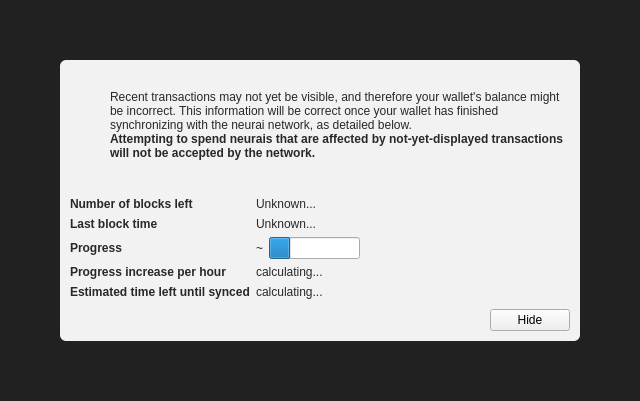
<?xml version="1.0" encoding="UTF-8"?>
<ui version="4.0">
 <class>ModalOverlay</class>
 <widget class="ModalOverlay" name="ModalOverlay">
  <property name="geometry">
   <rect>
    <x>0</x>
    <y>0</y>
    <width>640</width>
    <height>401</height>
   </rect>
  </property>
  <property name="windowTitle">
   <string>Form</string>
  </property>
  <layout class="QVBoxLayout" name="verticalLayout" stretch="0">
   <property name="sizeConstraint">
    <enum>QLayout::SetDefaultConstraint</enum>
   </property>
   <property name="leftMargin">
    <number>0</number>
   </property>
   <property name="topMargin">
    <number>0</number>
   </property>
   <property name="rightMargin">
    <number>0</number>
   </property>
   <property name="bottomMargin">
    <number>0</number>
   </property>
   <item>
    <widget class="QWidget" name="bgWidget" native="true">
     <property name="styleSheet">
      <string notr="true">#bgWidget { background: rgba(0,0,0,220); }</string>
     </property>
     <layout class="QVBoxLayout" name="verticalLayoutMain" stretch="1">
      <property name="leftMargin">
       <number>60</number>
      </property>
      <property name="topMargin">
       <number>60</number>
      </property>
      <property name="rightMargin">
       <number>60</number>
      </property>
      <property name="bottomMargin">
       <number>60</number>
      </property>
      <item>
       <widget class="QWidget" name="contentWidget" native="true">
        <property name="styleSheet">
         <string notr="true">#contentWidget { background: rgba(255,255,255,240); border-radius: 6px; }

QLabel { color: rgb(40,40,40);  }</string>
        </property>
        <layout class="QVBoxLayout" name="verticalLayoutSub" stretch="1,0,0,0">
         <property name="spacing">
          <number>0</number>
         </property>
         <property name="leftMargin">
          <number>10</number>
         </property>
         <property name="topMargin">
          <number>10</number>
         </property>
         <property name="rightMargin">
          <number>10</number>
         </property>
         <property name="bottomMargin">
          <number>10</number>
         </property>
         <item>
          <layout class="QHBoxLayout" name="horizontalLayoutIconText" stretch="0,1">
           <property name="topMargin">
            <number>20</number>
           </property>
           <item>
            <layout class="QVBoxLayout" name="verticalLayoutIcon">
             <property name="leftMargin">
              <number>0</number>
             </property>
             <item>
              <widget class="QPushButton" name="warningIcon">
               <property name="enabled">
                <bool>false</bool>
               </property>
               <property name="text">
                <string/>
               </property>
               <property name="icon">
                <iconset>
                 <normaloff>:/icons/warning</normaloff>
                 <disabledoff>:/icons/warning</disabledoff>:/icons/warning</iconset>
               </property>
               <property name="iconSize">
                <size>
                 <width>48</width>
                 <height>48</height>
                </size>
               </property>
               <property name="flat">
                <bool>true</bool>
               </property>
              </widget>
             </item>
             <item>
              <spacer name="verticalSpacerWarningIcon">
               <property name="orientation">
                <enum>Qt::Vertical</enum>
               </property>
               <property name="sizeHint" stdset="0">
                <size>
                 <width>20</width>
                 <height>40</height>
                </size>
               </property>
              </spacer>
             </item>
            </layout>
           </item>
           <item>
            <layout class="QVBoxLayout" name="verticalLayoutInfoText">
             <property name="leftMargin">
              <number>0</number>
             </property>
             <property name="topMargin">
              <number>0</number>
             </property>
             <item>
              <widget class="QLabel" name="infoText">
               <property name="text">
                <string>Recent transactions may not yet be visible, and therefore your wallet's balance might be incorrect. This information will be correct once your wallet has finished synchronizing with the neurai network, as detailed below.</string>
               </property>
               <property name="textFormat">
                <enum>Qt::RichText</enum>
               </property>
               <property name="wordWrap">
                <bool>true</bool>
               </property>
              </widget>
             </item>
             <item>
              <widget class="QLabel" name="infoTextStrong">
               <property name="font">
                <font>
                 <weight>75</weight>
                 <bold>true</bold>
                </font>
               </property>
               <property name="text">
                <string>Attempting to spend neurais that are affected by not-yet-displayed transactions will not be accepted by the network.</string>
               </property>
               <property name="textFormat">
                <enum>Qt::RichText</enum>
               </property>
               <property name="wordWrap">
                <bool>true</bool>
               </property>
              </widget>
             </item>
             <item>
              <spacer name="verticalSpacerInTextSpace">
               <property name="orientation">
                <enum>Qt::Vertical</enum>
               </property>
               <property name="sizeHint" stdset="0">
                <size>
                 <width>20</width>
                 <height>40</height>
                </size>
               </property>
              </spacer>
             </item>
            </layout>
           </item>
          </layout>
         </item>
         <item>
          <spacer name="verticalSpacerAfterText">
           <property name="orientation">
            <enum>Qt::Vertical</enum>
           </property>
           <property name="sizeHint" stdset="0">
            <size>
             <width>20</width>
             <height>40</height>
            </size>
           </property>
          </spacer>
         </item>
         <item>
          <layout class="QFormLayout" name="formLayout">
           <property name="fieldGrowthPolicy">
            <enum>QFormLayout::FieldsStayAtSizeHint</enum>
           </property>
           <property name="horizontalSpacing">
            <number>6</number>
           </property>
           <property name="verticalSpacing">
            <number>6</number>
           </property>
           <property name="topMargin">
            <number>10</number>
           </property>
           <item row="0" column="0">
            <widget class="QLabel" name="labelNumberOfBlocksLeft">
             <property name="font">
              <font>
               <weight>75</weight>
               <bold>true</bold>
              </font>
             </property>
             <property name="text">
              <string>Number of blocks left</string>
             </property>
            </widget>
           </item>
           <item row="0" column="1">
            <widget class="QLabel" name="numberOfBlocksLeft">
             <property name="text">
              <string>Unknown...</string>
             </property>
            </widget>
           </item>
           <item row="1" column="0">
            <widget class="QLabel" name="labelLastBlockTime">
             <property name="font">
              <font>
               <weight>75</weight>
               <bold>true</bold>
              </font>
             </property>
             <property name="text">
              <string>Last block time</string>
             </property>
            </widget>
           </item>
           <item row="1" column="1">
            <widget class="QLabel" name="newestBlockDate">
             <property name="sizePolicy">
              <sizepolicy hsizetype="Maximum" vsizetype="Preferred">
               <horstretch>0</horstretch>
               <verstretch>0</verstretch>
              </sizepolicy>
             </property>
             <property name="text">
              <string>Unknown...</string>
             </property>
            </widget>
           </item>
           <item row="2" column="0">
            <widget class="QLabel" name="labelSyncDone">
             <property name="font">
              <font>
               <weight>75</weight>
               <bold>true</bold>
              </font>
             </property>
             <property name="text">
              <string>Progress</string>
             </property>
            </widget>
           </item>
           <item row="2" column="1">
            <layout class="QHBoxLayout" name="horizontalLayoutSync" stretch="0,1">
             <item>
              <widget class="QLabel" name="percentageProgress">
               <property name="text">
                <string notr="true">~</string>
               </property>
              </widget>
             </item>
             <item>
              <widget class="QProgressBar" name="progressBar">
               <property name="value">
                <number>24</number>
               </property>
               <property name="format">
                <string/>
               </property>
              </widget>
             </item>
            </layout>
           </item>
           <item row="4" column="0">
            <widget class="QLabel" name="labelProgressIncrease">
             <property name="font">
              <font>
               <weight>75</weight>
               <bold>true</bold>
              </font>
             </property>
             <property name="text">
              <string>Progress increase per hour</string>
             </property>
            </widget>
           </item>
           <item row="4" column="1">
            <widget class="QLabel" name="progressIncreasePerH">
             <property name="text">
              <string>calculating...</string>
             </property>
            </widget>
           </item>
           <item row="5" column="0">
            <widget class="QLabel" name="labelEstimatedTimeLeft">
             <property name="font">
              <font>
               <weight>75</weight>
               <bold>true</bold>
              </font>
             </property>
             <property name="text">
              <string>Estimated time left until synced</string>
             </property>
            </widget>
           </item>
           <item row="5" column="1">
            <widget class="QLabel" name="expectedTimeLeft">
             <property name="text">
              <string>calculating...</string>
             </property>
            </widget>
           </item>
          </layout>
         </item>
         <item>
          <layout class="QHBoxLayout" name="horizontalLayoutButtons">
           <property name="leftMargin">
            <number>10</number>
           </property>
           <property name="topMargin">
            <number>10</number>
           </property>
           <item>
            <widget class="QLabel" name="versionLabel">
             <property name="text">
              <string></string>
             </property>
            </widget>
           </item>
           <item>
            <spacer name="horizontalSpacer">
             <property name="orientation">
              <enum>Qt::Horizontal</enum>
             </property>
             <property name="sizeHint" stdset="0">
              <size>
               <width>40</width>
               <height>20</height>
              </size>
             </property>
            </spacer>
           </item>
           <item>
            <widget class="QPushButton" name="closeButton">
             <property name="text">
              <string>Hide</string>
             </property>
            </widget>
           </item>
          </layout>
         </item>
        </layout>
       </widget>
      </item>
     </layout>
    </widget>
   </item>
  </layout>
 </widget>
 <customwidgets>
  <customwidget>
   <class>ModalOverlay</class>
   <extends>QWidget</extends>
   <header>modaloverlay.h</header>
   <container>1</container>
  </customwidget>
 </customwidgets>
 <resources/>
 <connections/>
</ui>
